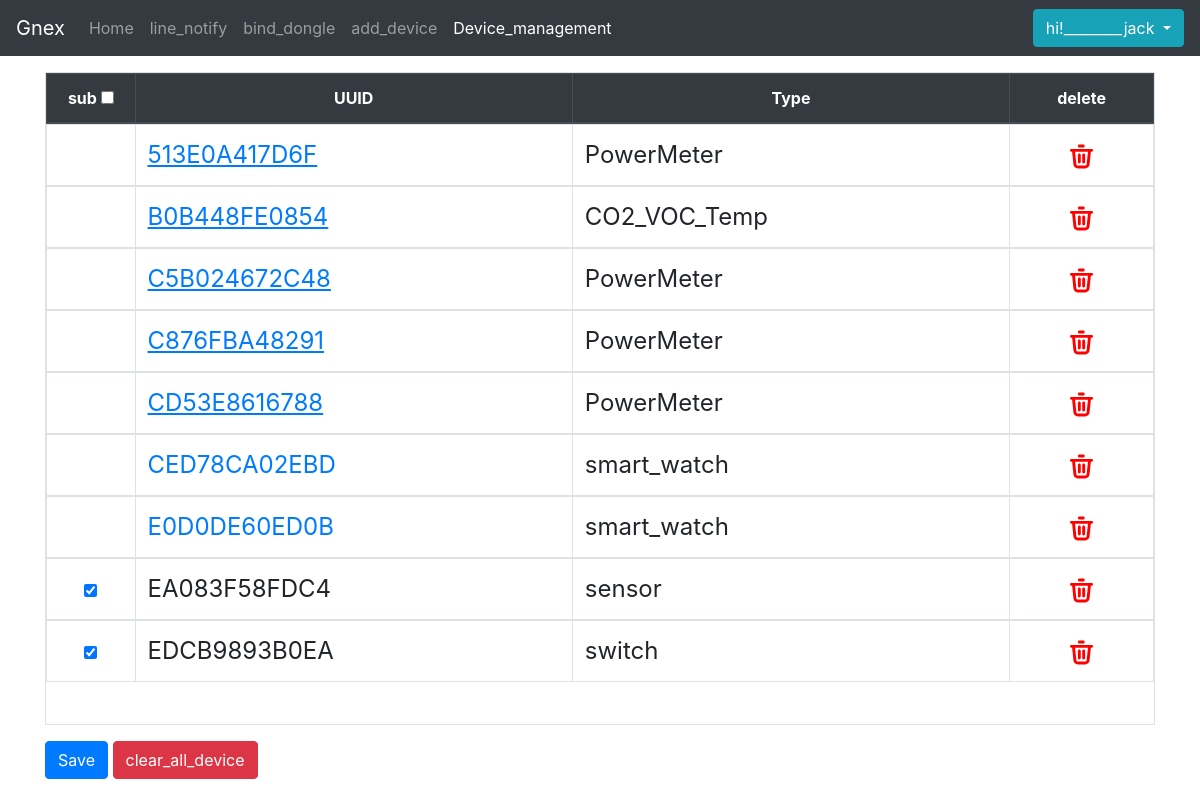
Page /Device_management (signed in) on the committed database.
### models.py (models this page shows, shortened)
class Notify_status(db.Model):
    username = db.Column(db.String(100), db.ForeignKey('user.username'), nullable=True, primary_key=True)
    Device_Mac= db.Column(db.String(100), primary_key=True)
    Device_status=db.Column(db.Boolean(), nullable=True)
    Device_type= db.Column(db.String(100),nullable=True)
    parent = db.relationship('User',back_populates="children")

### app/routes.py (the view)
@app.route('/Device_management',methods=['GET'])
def Device_management():
    array=[]
    result =db.session.query(User.username,Notify_status.Device_Mac,Notify_status.Device_status,Notify_status.Device_type).filter(User.username==flask_session['user']).filter(User.username==Notify_status.username).all()
    for i in range (len(result)):
        Device_Mac=result[i][1]
        Device_status=result[i][2]
        Device_type=result[i][3]
        data={'Device_Mac':Device_Mac,'Device_status':Device_status,'Device_type':Device_type}
        array.append(data)
    return render_template('Device_management.html',tabledata=array)

### app/routes.py (called while the page is built)
@app.before_request
def login_require():
    if request.path in ['','/login','/register','/powermeter_list_device'] or '/static/' in request.path:
        return None
    flask_session.permanent = True
    user=flask_session.get('user')
    if user==None:
        return redirect('/login')

### app/templates/Device_management.html (shortened to what this page needs)
{% extends 'base1.html' %}
{%block css_content%}
<link href="{{url_for('static',filename='css/Device_management.css')}}" rel="stylesheet">
{% endblock %}
{%block app_content%}
<div class="pt-3">
    <table class="table table-bordered" id="tab">
        <thead class="thead-dark d-flex">
            <tr class="">
                <th class=" thead-sub"> sub <input type="checkbox" id="checkall"></th>
                <th class=" thead-uuid">UUID</th>
                <th class=" thead-type">Type</th>
                <th class=" thead-delete">delete</th>
            </tr>
        </thead>
        <tbody>
            {%for data in tabledata%}
            {%if data['Device_type']=="PowerMeter"%}
            <tr id={{data['Device_Mac']}} name={{data['Device_type']}}>
                <th class=" thead-sub">
                </th>
                <td class=" thead-uuid"><a href="/powermeter?devicename={{data['Device_Mac']}}">{{data['Device_Mac']}}</a></td>
                <td class=" thead-type">{{data['Device_type']}}</td>
                <th class=" thead-delete"><img src="{{url_for('static',filename='img/Device_management/delete.svg')}}"
                        alt=""></th>
            </tr>
            {%elif data['Device_type']=="CO2_VOC_Temp"%}
            <tr id={{data['Device_Mac']}} name={{data['Device_type']}}>
                <th class=" thead-sub">
                </th>
                <td class=" thead-uuid"><a href="/CO2?devicename={{data['Device_Mac']}}">{{data['Device_Mac']}}</a></td>
                <td class=" thead-type">{{data['Device_type']}}</td>
                <th class=" thead-delete"><img src="{{url_for('static',filename='img/Device_management/delete.svg')}}"
                        alt=""></th>
            </tr>
            {%elif data['Device_type']=="smart_watch"%}
            <tr id={{data['Device_Mac']}} name={{data['Device_type']}}>
                <th class=" thead-sub">
                </th>
                <td class=" thead-uuid"><a href="/watch?devicename={{data['Device_Mac']}}">{{data['Device_Mac']}}</a></td>
                <td class=" thead-type">{{data['Device_type']}}</td>
                <th class=" thead-delete"><img src="{{url_for('static',filename='img/Device_management/delete.svg')}}"
                        alt=""></th>
            </tr>
            {%else%}
            <tr id={{data['Device_Mac']}}>
                <th class=" thead-sub"><input type="checkbox" name="Checkbox[]"
                        aria-label="Checkbox for following text input" {{ "checked" if data['Device_status']==True}}>
                </th>
                <td class=" thead-uuid">{{data['Device_Mac']}}</td>
                <td class=" thead-type">{{data['Device_type']}}</td>
                <th class=" thead-delete"><img src="{{url_for('static',filename='img/Device_management/delete.svg')}}"
                        alt=""></th>
            </tr>
            {%endif%}
            {%endfor%}
        </tbody>
    </table>
    <button id="send_data" type="button" class="btn btn-primary">Save</button>
    <button id="clear_data" type="button" class="btn btn-danger">clear_all_device</button>
</div>
{%endblock%}

### app/templates/base1.html (shortened to what this page needs)
<!DOCTYPE html>
<html lang="en">
<head>
    <link rel="stylesheet" href="https://cdn.jsdelivr.net/npm/bootstrap@4.6.1/dist/css/bootstrap.min.css">
    {%block css_content%}
    {% endblock %}
</head>
<body>
    {%include 'navbar.html'%}
    <div class="container">
        {%block app_content%}
        {%endblock%}
    </div>
</body>
</html>

### app/templates/navbar.html (shortened to what this page needs)
<nav class="navbar navbar-expand-lg navbar-dark bg-dark">
    <a class="navbar-brand" href="{{url_for('index')}}">Gnex</a>
    <div class="collapse navbar-collapse" id="navbarSupportedContent">
        <ul class="navbar-nav mr-auto">
            <li class="nav-item {%if request.endpoint == 'index'%}active{% endif %}">
                <a class="nav-link" href="{{url_for('index')}}">Home <span class="sr-only">(current)</span></a>
            </li>
            {%if "user" in session%}
            <li class="nav-item {%if request.endpoint == 'line_notify'%}active{% endif %}">
                <a class="nav-link" href="{{url_for('line_notify')}}">line_notify</a>
            </li>
            <li class="nav-item {%if request.endpoint == 'html5_qrcode'%}active{% endif %}">
                <a class="nav-link" href="{{url_for('html5_qrcode')}}">bind_dongle</a>
            </li>
            <li class="nav-item {%if request.endpoint == 'testform'%}active{% endif %}">
                <a class="nav-link" href="{{url_for('testform')}}">add_device</a>
            </li>
            <li class="nav-item {%if request.endpoint == 'Device_management'%}active{% endif %}">
                <a class="nav-link" href="{{url_for('Device_management')}}">Device_management</a>
            </li>
            {%endif%}
        </ul>
        {%if "user" in session%}
        <div class="btn-group">
            <button type="button" class="btn btn-info dropdown-toggle" data-toggle="dropdown" aria-haspopup="true"
                aria-expanded="false">
                hi!________{{session.get('user')}}
            </button>
        </div>
        {% else %}
        <a href="{{url_for('login')}}">
            <button type="button" class="btn btn-info">login</button>
        </a>
        {%endif%}
    </div>
</nav>

### app/static/css/Device_management.css (style rules this page uses)
table { display: flex; flex-flow: column; width: 100%; height: 100%; }
thead { width: 100%; }
.thead-sub { width: 8%; }
.thead-uuid { width: auto; }
.thead-type { width: auto; }
.thead-delete { width: 13%; }
tbody { flex: 1 1 auto; display: block; overflow-y: scroll; overflow-x: hidden; height: 650px; font-size: 3vmin; }
tr { width: 100%; display: table; table-layout: fixed; }
tr img { width: 25%; cursor: pointer; }
th { text-align: center; }
[name="PowerMeter"] a { text-decoration: underline; }
[name="CO2_VOC_Temp"] a { text-decoration: underline; }
@media screen and (max-height:850px) { tbody { height: 600px; } }

### rows in the picture
Notify_status: Device_Mac "513E0A417D6F", Device_type "PowerMeter"
Notify_status: Device_Mac "B0B448FE0854", Device_type "CO2_VOC_Temp"
Notify_status: Device_Mac "C5B024672C48", Device_type "PowerMeter"
Notify_status: Device_Mac "C876FBA48291", Device_type "PowerMeter"
Notify_status: Device_Mac "CD53E8616788", Device_type "PowerMeter"
Notify_status: Device_Mac "CED78CA02EBD", Device_type "smart_watch"
Notify_status: Device_Mac "E0D0DE60ED0B", Device_type "smart_watch"
Notify_status: Device_Mac "EA083F58FDC4", Device_type "sensor"
Notify_status: Device_Mac "EDCB9893B0EA", Device_type "switch"

### other values in the picture
{{ session.get('user') }} "jack"
